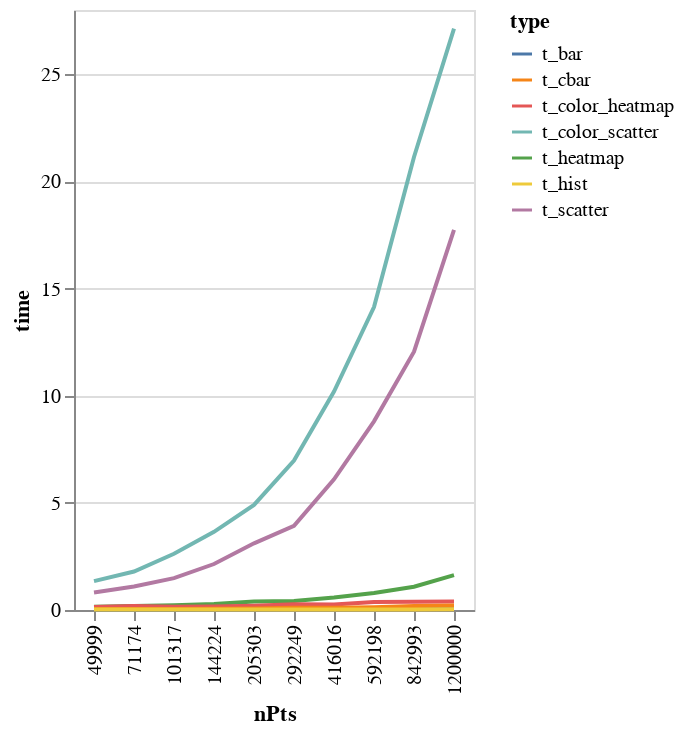

The code cell stored with this chart in its notebook:
### Code cell
import altair as alt
alt.Chart(pdf).mark_line().encode(
    x = "nPts:N",
    y = "time",
    color = "type:N"
)

### Figure 1 — Vega-Lite specification as saved in the notebook (floating-point values rounded to 4 significant figures)
{"config": {"view": {"continuousWidth": 400, "continuousHeight": 300}}, "data": {"name": "data-4258a5639977206107136b2f214d3513"}, "mark": "line", "encoding": {"color": {"type": "nominal", "field": "type"}, "x": {"type": "nominal", "field": "nPts"}, "y": {"type": "quantitative", "field": "time"}}, "$schema": "https://vega.github.io/schema/vega-lite/v4.8.1.json", "datasets": {"data-4258a5639977206107136b2f214d3513": [{"nPts": 49999, "type": "t_heatmap", "time": 0.1512}, {"nPts": 71174, "type": "t_heatmap", "time": 0.1812}, {"nPts": 101317, "type": "t_heatmap", "time": 0.2179}, {"nPts": 144224, "type": "t_heatmap", "time": 0.2788}, {"nPts": 205303, "type": "t_heatmap", "time": 0.3973}, {"nPts": 292249, "type": "t_heatmap", "time": 0.4233}, {"nPts": 416016, "type": "t_heatmap", "time": 0.5803}, {"nPts": 592198, "type": "t_heatmap", "time": 0.7928}, {"nPts": 842993, "type": "t_heatmap", "time": 1.088}, {"nPts": 1200000, "type": "t_heatmap", "time": 1.624}, {"nPts": 49999, "type": "t_color_heatmap", "time": 0.1424}, {"nPts": 71174, "type": "t_color_heatmap", "time": 0.1887}, {"nPts": 101317, "type": "t_color_heatmap", "time": 0.1567}, {"nPts": 144224, "type": "t_color_heatmap", "time": 0.1674}, {"nPts": 205303, "type": "t_color_heatmap", "time": 0.199}, {"nPts": 292249, "type": "t_color_heatmap", "time": 0.2701}, {"nPts": 416016, "type": "t_color_heatmap", "time": 0.2534}, {"nPts": 592198, "type": "t_color_heatmap", "time": 0.3718}, {"nPts": 842993, "type": "t_color_heatmap", "time": 0.3831}, {"nPts": 1200000, "type": "t_color_heatmap", "time": 0.3932}, {"nPts": 49999, "type": "t_bar", "time": 0.01941}, {"nPts": 71174, "type": "t_bar", "time": 0.02619}, {"nPts": 101317, "type": "t_bar", "time": 0.02469}, {"nPts": 144224, "type": "t_bar", "time": 0.02969}, {"nPts": 205303, "type": "t_bar", "time": 0.03472}, {"nPts": 292249, "type": "t_bar", "time": 0.04174}, {"nPts": 416016, "type": "t_bar", "time": 0.04706}, {"nPts": 592198, "type": "t_bar", "time": 0.06676}, {"nPts": 842993, "type": "t_bar", "time": 0.08261}, {"nPts": 1200000, "type": "t_bar", "time": 0.1007}, {"nPts": 49999, "type": "t_cbar", "time": 0.04186}, {"nPts": 71174, "type": "t_cbar", "time": 0.05097}, {"nPts": 101317, "type": "t_cbar", "time": 0.05209}, {"nPts": 144224, "type": "t_cbar", "time": 0.06105}, {"nPts": 205303, "type": "t_cbar", "time": 0.07505}, {"nPts": 292249, "type": "t_cbar", "time": 0.09924}, {"nPts": 416016, "type": "t_cbar", "time": 0.1039}, {"nPts": 592198, "type": "t_cbar", "time": 0.1304}, {"nPts": 842993, "type": "t_cbar", "time": 0.1814}, {"nPts": 1200000, "type": "t_cbar", "time": 0.207}, {"nPts": 49999, "type": "t_hist", "time": 0.01846}, {"nPts": 71174, "type": "t_hist", "time": 0.01814}, {"nPts": 101317, "type": "t_hist", "time": 0.01875}, {"nPts": 144224, "type": "t_hist", "time": 0.01876}, {"nPts": 205303, "type": "t_hist", "time": 0.02435}, {"nPts": 292249, "type": "t_hist", "time": 0.02537}, {"nPts": 416016, "type": "t_hist", "time": 0.0253}, {"nPts": 592198, "type": "t_hist", "time": 0.02823}, {"nPts": 842993, "type": "t_hist", "time": 0.02903}, {"nPts": 1200000, "type": "t_hist", "time": 0.03478}, {"nPts": 49999, "type": "t_scatter", "time": 0.8179}, {"nPts": 71174, "type": "t_scatter", "time": 1.098}, {"nPts": 101317, "type": "t_scatter", "time": 1.488}, {"nPts": 144224, "type": "t_scatter", "time": 2.146}, {"nPts": 205303, "type": "t_scatter", "time": 3.112}, {"nPts": 292249, "type": "t_scatter", "time": 3.924}, {"nPts": 416016, "type": "t_scatter", "time": 6.097}, {"nPts": 592198, "type": "t_scatter", "time": 8.803}, {"nPts": 842993, "type": "t_scatter", "time": 12.05}, {"nPts": 1200000, "type": "t_scatter", "time": 17.74}, {"nPts": 49999, "type": "t_color_scatter", "time": 1.347}, {"nPts": 71174, "type": "t_color_scatter", "time": 1.795}, {"nPts": 101317, "type": "t_color_scatter", "time": 2.627}, {"nPts": 144224, "type": "t_color_scatter", "time": 3.646}, {"nPts": 205303, "type": "t_color_scatter", "time": 4.902}, {"nPts": 292249, "type": "t_color_scatter", "time": 6.974}, {"nPts": 416016, "type": "t_color_scatter", "time": 10.2}, {"nPts": 592198, "type": "t_color_scatter", "time": 14.13}, {"nPts": 842993, "type": "t_color_scatter", "time": 21.14}, {"nPts": 1200000, "type": "t_color_scatter", "time": 27.13}]}}
